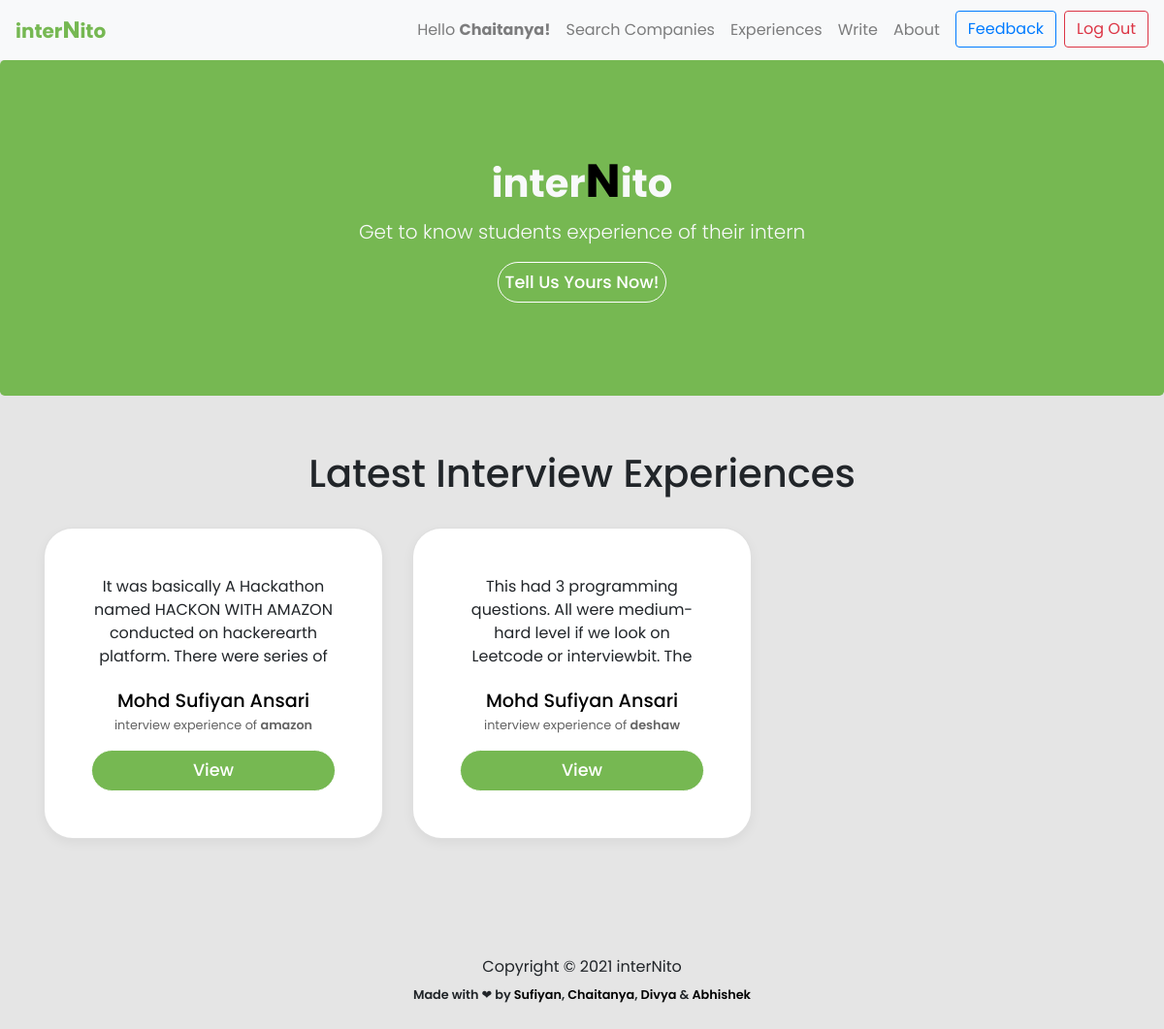
Page / (signed in) on the earlier database version.
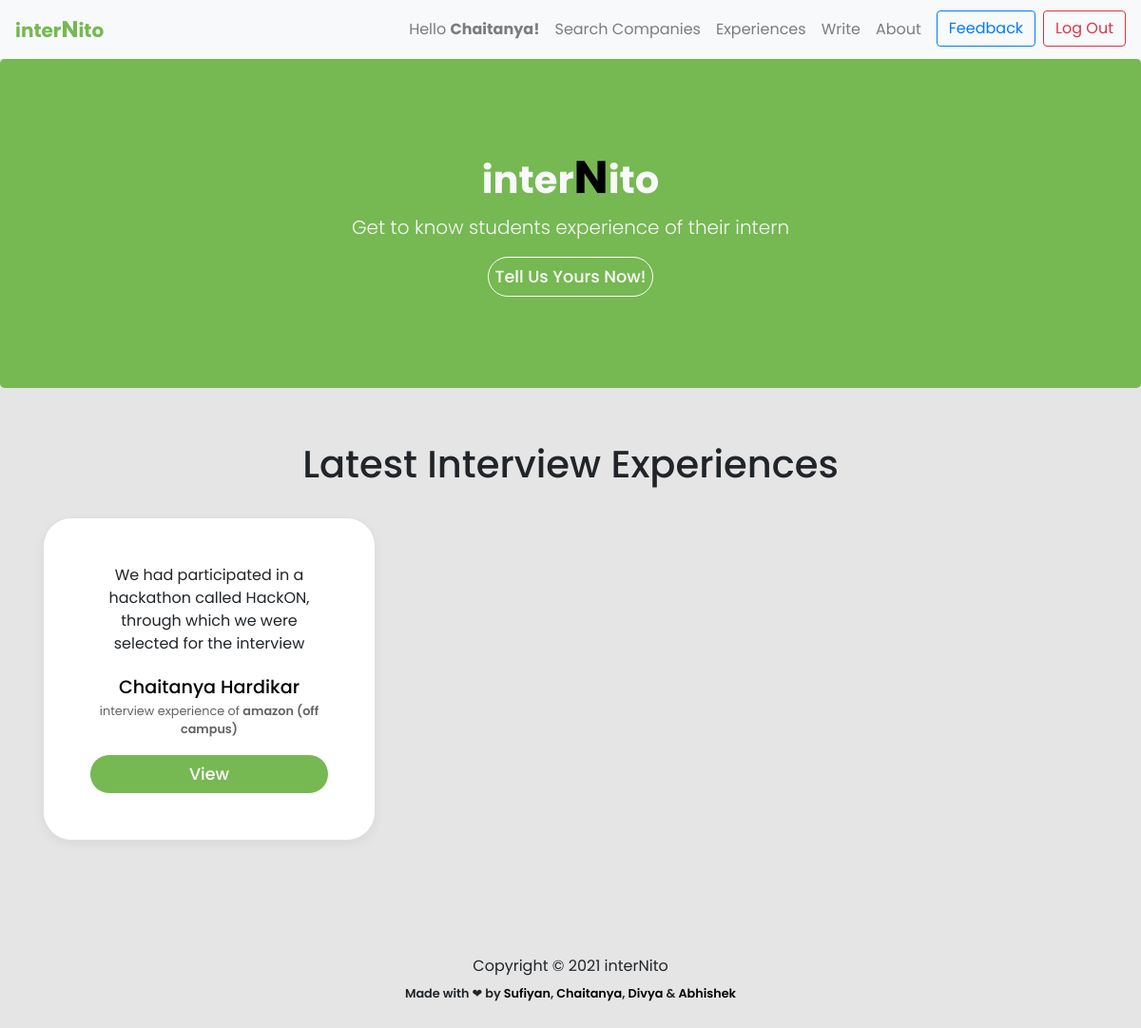
Same page on the later database version.
### experience/models.py (models this page shows, shortened)
class Experience(models.Model):
    user = models.ForeignKey(User, on_delete = models.CASCADE)
    name = models.CharField(max_length=80)
    branch = models.CharField(max_length=255,blank=True)
    cgpa_cutoff = models.FloatField(blank=True)
    resume = models.TextField(blank=True)
    batch = models.CharField(max_length=255, blank=True)
    company = models.CharField(max_length=255,blank=False)
    summary = models.TextField(blank=False)
    period = models.CharField(max_length=255,blank=False)
    ot_summary = models.TextField(blank = True)
    ot_question1 = models.TextField(blank = True, null = True)
    ot_question1_link = models.TextField(blank = True, null = True, default = 'NONE')
    ot_question2 = models.TextField(blank = True, null = True)
    ot_question2_link = models.TextField(blank = True, null = True)
    ot_question3 = models.TextField(blank = True, null = True)
    ot_question3_link = models.TextField(blank = True, null = True)
    ot_question4 = models.TextField(blank = True, null = True)
    ot_question4_link = models.TextField(blank = True, null = True)
    round1_details = models.TextField(blank = True, null = True)
    round2_details = models.TextField(blank = True, null = True)
    round3_details = models.TextField(blank = True, null = True)
    final_summary = models.TextField(blank = True, null = True)

### experience/views.py (the view)
# urls.py: path('', views.home,name='home'),
@login_required()
def home(request):
    responses = Experience.objects.all().order_by('-id')[:3]
    return render(request, 'home.html', {'responses': responses})

### templates/home.html (shortened to what this page needs)
{% extends 'base.html' %} {% load static %} {% block content %}
<link rel="stylesheet" href="{% static 'css/experience.css' %}" />
<main role="main">
  <section class="jumbotron text-center bg-lime">
    <div class="container text-light">
      <h1>
        <strong>inter<big style="color: black">N</big>ito</strong>
      </h1>
      <p class="mt-2 lead text-light">
        Get to know students experience of their intern
      </p>
      <a class="btn view-btn" href="{% url 'write'%}"> Tell Us Yours Now! </a>
    </div>
  </section>
  <div class="album py-5 bg-lime-invert">
    <div class="container">
      <h1 class="mb-4">
        <div class="head p-2" style="text-align: center">
          Latest Interview Experiences
        </div>
      </h1>
      <div class="row">
        {% for response in responses %}
        <div class="col-md-4">
          <div class="card mb-4 box-shadow">
            <div class="card-body p-5 summary-parent">
              <p
                class="card-text summary summary-text"
                style="height: 10ch; text-overflow: ellipsis; overflow: hidden"
              >
                {{response.summary }}
              </p>
              <p class="card-text name">
                <a href="{% url 'profile' response.user.username %}"
                  >{{response.name}}</a
                >
              </p>
              <p class="card-text company capitalize">
                interview experience of <strong>{{response.company}}</strong>
              </p>
              <a
                href="{% url  'post' response.pk %}"
                type="button"
                class="
                  btn btn-sm btn-outline-secondary
                  view-btn
                  w-100
                  text-center
                "
              >
                View
              </a>
            </div>
          </div>
        </div>
        {% endfor %}
      </div>
    </div>
  </div>
</main>
{% endblock content %}

Differences in the rows shown:
removed Experience: summary "It was basically A Hackathon named HACKON WITH AMAZON conducted on hackerearth platform. There were series of…", name "Mohd Sufiyan Ansari", company "amazon"
removed Experience: summary "This had 3 programming questions. All were medium-hard level if we look on Leetcode or interviewbit. The…", name "Mohd Sufiyan Ansari", company "deshaw"
added Experience: summary "We had participated in a hackathon called HackON, through which we were selected for the interview…", name "Chaitanya Hardikar", company "amazon (off campus)"
